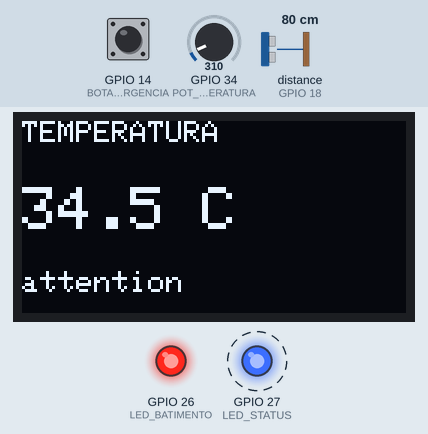
Bench run of a sketch on a simulated ESP32. On the bench: 128×64 one-colour display, output pins drawn as LEDs (lit = HIGH). Wiring (from diagram.json): ultrasonic range finder: trigger GPIO 5; echo GPIO 18. Dashed ring = blinking. The test bench sets the inputs (shaded band); at power-on: GPIO 34 (POT_TEMPERATURA) = 310, distance to the obstacle (sensor on GPIO 18) 80 cm, GPIO 14 (BOTAO_EMERGENCIA) HIGH. The echo pulse lasts 58.3 µs per cm; WiFi joins after 1.5 s; servers stay silent unless stated; random numbers use the default seed unless the sketch sets one; no MQTT or app messages arrive unless stated; pins used as bus, display or sensor lines are not drawn; what the sketch prints to the serial monitor is not drawn.

Above: at 2.8 s.
2.9 s: GPIO 34 (POT_TEMPERATURA) set to 845
At 3.28 s:
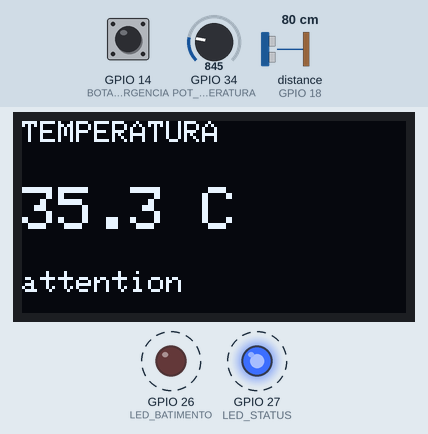
5.3 s: GPIO 34 (POT_TEMPERATURA) set to 985
At 7.77 s:
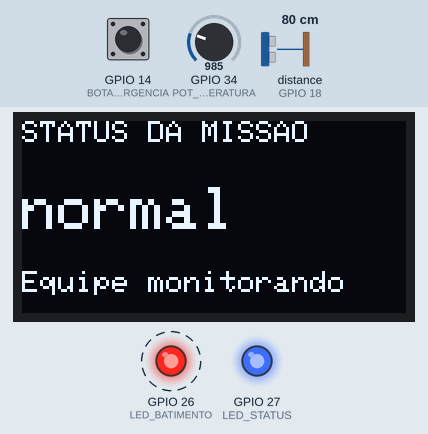
8.3 s: distance to the obstacle (sensor on GPIO 18) set to 145 cm
At 10.6 s:
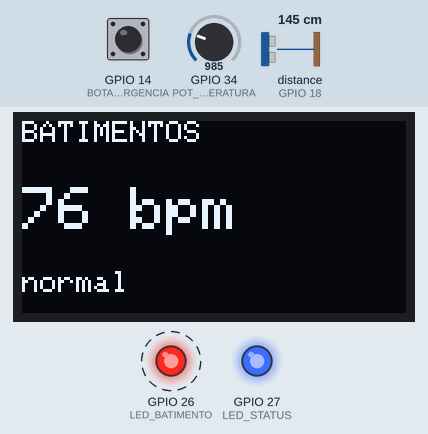
11.3 s: distance to the obstacle (sensor on GPIO 18) set to 156 cm
At 12.73 s:
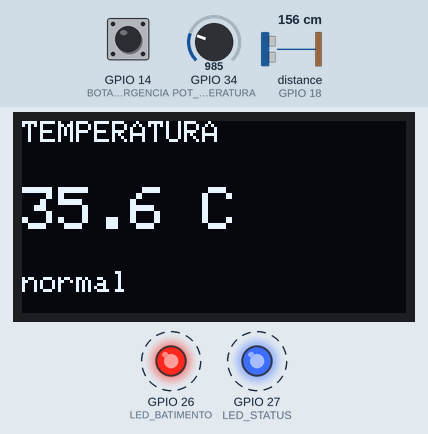
14.0 s: distance to the obstacle (sensor on GPIO 18) set to 250 cm
At 16.77 s:
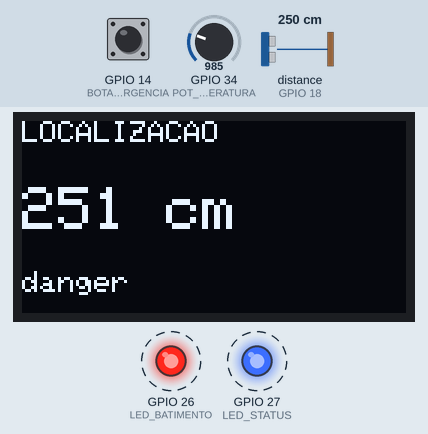
17.0 s: GPIO 14 (BOTAO_EMERGENCIA) pulled LOW for 3.2 s
At 18.33 s:
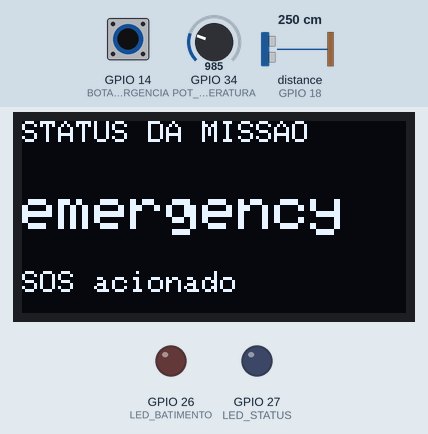
Timing chart, 0 to 29.4 s (numbered marks = the images above; inputs shaded):
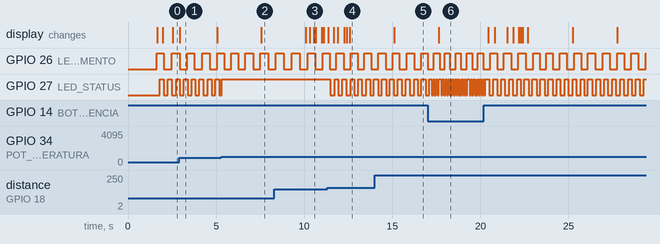

Measured:
- the behaviour switches between 913 and 914 on GPIO 34 (POT_TEMPERATURA) (found by bisection; images 1 and 2)
- the behaviour switches between 150 and 151 cm on distance to the obstacle (sensor on GPIO 18) (found by bisection; images 3 and 4)
- after the input at 11.3 s, GPIO 27 (LED_STATUS): alternates HIGH for 0.21 s and LOW for 0.24 s, starting after 0.18 s

The sketch:

sketch.ino
```cpp
#include <WiFi.h>
#include <WebServer.h>
#include <PubSubClient.h>
#include <ArduinoJson.h>
#include <Wire.h>
#include <Adafruit_GFX.h>
#include <Adafruit_SSD1306.h>

// =========================
// CONFIGURACAO DO WIFI
// =========================
#define WIFI_SSID "Wokwi-GUEST"
#define WIFI_PASSWORD ""

// =========================
// CONFIGURACAO DO DISPLAY OLED
// =========================
#define SCREEN_WIDTH 128
#define SCREEN_HEIGHT 64
#define OLED_RESET -1
#define OLED_ADDRESS 0x3C

Adafruit_SSD1306 display(SCREEN_WIDTH, SCREEN_HEIGHT, &Wire, OLED_RESET);
WiFiClient espClient;
PubSubClient mqttClient(espClient);
WebServer server(80);

// =========================
// CONFIGURACAO MQTT
// =========================
const char* MQTT_BROKER = "broker.hivemq.com";
const int MQTT_PORT = 1883;
const char* MQTT_CLIENT_ID = "astroband-mission-kit-001";
const char* TOPIC_STATUS = "fiap/iot/astroband/status";
const char* TOPIC_TELEMETRIA = "fiap/iot/astroband/telemetria";

// =========================
// PINOS DO CIRCUITO
// =========================
const int POT_TEMPERATURA = 34;
const int TRIG_PIN = 5;
const int ECHO_PIN = 18;
const int BOTAO_EMERGENCIA = 14;
const int LED_BATIMENTO = 26;
const int LED_STATUS = 27;
const int OLED_SDA = 21;
const int OLED_SCL = 22;

// =========================
// REGRAS DA SIMULACAO
// =========================
const float TEMP_MIN = 34.0;
const float TEMP_MAX = 40.5;
const float TEMP_ALERTA = 38.0;
const int DISTANCIA_SEGURA_CM = 150;
const int DISTANCIA_ALERTA_CM = 220;
const unsigned long INTERVALO_API_LOG = 3000;
const unsigned long INTERVALO_OLED = 2500;
const unsigned long INTERVALO_MQTT = 2000;

unsigned long ultimoLogApi = 0;
unsigned long ultimoPiscaBatimento = 0;
unsigned long ultimaTrocaTela = 0;
unsigned long ultimoEnvioMqtt = 0;

bool estadoLedBatimento = false;
bool estadoLedStatus = false;
int telaAtual = 0;

struct TelemetriaAstroBand {
  int heartbeat;
  float temperature;
  int distance;
  bool emergency;
  String missionStatus;
};

// =========================
// FUNCOES DE APOIO
// =========================
float mapFloat(float valor, float inMin, float inMax, float outMin, float outMax) {
  return (valor - inMin) * (outMax - outMin) / (inMax - inMin) + outMin;
}

void adicionarCors() {
  server.sendHeader("Access-Control-Allow-Origin", "*");
  server.sendHeader("Access-Control-Allow-Methods", "GET, OPTIONS");
  server.sendHeader("Access-Control-Allow-Headers", "Content-Type");
}

void enviarJson(const JsonDocument& doc) {
  String payload;
  serializeJson(doc, payload);
  adicionarCors();
  server.send(200, "application/json", payload);
}

// =========================
// CONEXAO WIFI
// =========================
void conectarWifi() {
  Serial.print("Conectando ao WiFi");
  WiFi.begin(WIFI_SSID, WIFI_PASSWORD, 6);

  while (WiFi.status() != WL_CONNECTED) {
    delay(300);
    Serial.print(".");
  }

  Serial.println(" conectado!");
  Serial.print("IP do ESP32: ");
  Serial.println(WiFi.localIP());
}

void conectarMqtt() {
  while (!mqttClient.connected()) {
    Serial.print("Conectando ao broker MQTT...");

    String clientId = String(MQTT_CLIENT_ID) + "-" + String(random(1000, 9999));

    if (mqttClient.connect(clientId.c_str())) {
      Serial.println(" conectado!");
      mqttClient.publish(TOPIC_STATUS, "{\"status\":\"online\",\"device\":\"ASTROBAND-001\"}", true);
    } else {
      Serial.print(" falhou, rc=");
      Serial.print(mqttClient.state());
      Serial.println(" tentando novamente em 2 segundos");
      delay(2000);
    }
  }
}

// =========================
// LEITURA DOS SENSORES
// =========================
float lerTemperatura() {
  int leitura = analogRead(POT_TEMPERATURA);
  float temperatura = mapFloat(leitura, 0, 4095, TEMP_MIN, TEMP_MAX);
  return round(temperatura * 10.0) / 10.0;
}

int lerDistanciaCm() {
  digitalWrite(TRIG_PIN, LOW);
  delayMicroseconds(2);
  digitalWrite(TRIG_PIN, HIGH);
  delayMicroseconds(10);
  digitalWrite(TRIG_PIN, LOW);

  long duracao = pulseIn(ECHO_PIN, HIGH, 30000);

  if (duracao == 0) {
    return 0;
  }

  return duracao / 58;
}

bool lerEmergencia() {
  return digitalRead(BOTAO_EMERGENCIA) == LOW;
}

int simularBatimentos(float temperatura, int distancia, bool emergencia) {
  int batimentos = 72 + random(-5, 6);

  if (temperatura >= TEMP_ALERTA) {
    batimentos += 18;
  }

  if (distancia > DISTANCIA_SEGURA_CM) {
    batimentos += 8;
  }

  if (emergencia) {
    batimentos += 22;
  }

  return constrain(batimentos, 55, 135);
}

String classificarBatimentos(int heartbeat) {
  if (heartbeat < 60) {
    return "attention";
  }

  if (heartbeat <= 100) {
    return "normal";
  }

  if (heartbeat <= 120) {
    return "attention";
  }

  return "critical";
}

String classificarTemperatura(float temperatura) {
  if (temperatura >= TEMP_ALERTA) {
    return "critical";
  }

  if (temperatura < 35.5) {
    return "attention";
  }

  return "normal";
}

String classificarLocalizacao(int distancia) {
  if (distancia == 0) {
    return "unknown";
  }

  if (distancia <= DISTANCIA_SEGURA_CM) {
    return "safe";
  }

  if (distancia <= DISTANCIA_ALERTA_CM) {
    return "attention";
  }

  return "danger";
}

String classificarMissao(const TelemetriaAstroBand& dados) {
  if (dados.emergency) {
    return "emergency";
  }

  if (classificarTemperatura(dados.temperature) == "critical" ||
      classificarBatimentos(dados.heartbeat) == "critical" ||
      classificarLocalizacao(dados.distance) == "danger") {
    return "critical";
  }

  if (classificarTemperatura(dados.temperature) == "attention" ||
      classificarBatimentos(dados.heartbeat) == "attention" ||
      classificarLocalizacao(dados.distance) == "attention") {
    return "attention";
  }

  return "normal";
}

TelemetriaAstroBand lerTelemetria() {
  TelemetriaAstroBand dados;
  dados.temperature = lerTemperatura();
  dados.distance = lerDistanciaCm();
  dados.emergency = lerEmergencia();
  dados.heartbeat = simularBatimentos(dados.temperature, dados.distance, dados.emergency);
  dados.missionStatus = classificarMissao(dados);
  return dados;
}

// =========================
// ATUADORES LOCAIS
// =========================
void atualizarLedBatimento(int heartbeat) {
  unsigned long intervalo = 60000UL / max(heartbeat, 1) / 2;

  if (millis() - ultimoPiscaBatimento >= intervalo) {
    ultimoPiscaBatimento = millis();
    estadoLedBatimento = !estadoLedBatimento;
    digitalWrite(LED_BATIMENTO, estadoLedBatimento ? HIGH : LOW);
  }
}

void atualizarLedStatus(const String& statusMissao) {
  if (statusMissao == "normal") {
    digitalWrite(LED_STATUS, HIGH);
    return;
  }

  unsigned long intervalo = statusMissao == "emergency" ? 180 : 450;

  if (millis() % intervalo < intervalo / 2) {
    estadoLedStatus = true;
  } else {
    estadoLedStatus = false;
  }

  digitalWrite(LED_STATUS, estadoLedStatus ? HIGH : LOW);
}

// =========================
// INTERFACE OLED
// =========================
void imprimirLinha(int y, const String& texto, int tamanho = 1) {
  display.setTextSize(tamanho);
  display.setTextColor(SSD1306_WHITE);
  display.setCursor(0, y);
  display.println(texto);
}

void atualizarOLED(const TelemetriaAstroBand& dados) {
  if (millis() - ultimaTrocaTela >= INTERVALO_OLED) {
    ultimaTrocaTela = millis();
    telaAtual = (telaAtual + 1) % 4;
  }

  display.clearDisplay();

  if (telaAtual == 0) {
    imprimirLinha(0, "BATIMENTOS", 1);
    imprimirLinha(22, String(dados.heartbeat) + " bpm", 2);
    imprimirLinha(50, classificarBatimentos(dados.heartbeat), 1);
  } else if (telaAtual == 1) {
    imprimirLinha(0, "TEMPERATURA", 1);
    imprimirLinha(22, String(dados.temperature, 1) + " C", 2);
    imprimirLinha(50, classificarTemperatura(dados.temperature), 1);
  } else if (telaAtual == 2) {
    imprimirLinha(0, "LOCALIZACAO", 1);
    imprimirLinha(22, String(dados.distance) + " cm", 2);
    imprimirLinha(50, classificarLocalizacao(dados.distance), 1);
  } else {
    imprimirLinha(0, "STATUS DA MISSAO", 1);
    imprimirLinha(22, dados.missionStatus, 2);
    imprimirLinha(50, dados.emergency ? "SOS acionado" : "Equipe monitorando", 1);
  }

  display.display();
}

// =========================
// API REST
// =========================
void handleHeartbeat() {
  TelemetriaAstroBand dados = lerTelemetria();

  StaticJsonDocument<128> doc;
  doc["heartbeat"] = dados.heartbeat;
  doc["status"] = classificarBatimentos(dados.heartbeat);

  enviarJson(doc);
}

void handleTemperature() {
  TelemetriaAstroBand dados = lerTelemetria();

  StaticJsonDocument<128> doc;
  doc["temperature"] = dados.temperature;
  doc["status"] = classificarTemperatura(dados.temperature);

  enviarJson(doc);
}

void handleLocation() {
  TelemetriaAstroBand dados = lerTelemetria();

  StaticJsonDocument<128> doc;
  doc["distance"] = dados.distance;
  doc["status"] = classificarLocalizacao(dados.distance);

  enviarJson(doc);
}

void handleAstronaut() {
  TelemetriaAstroBand dados = lerTelemetria();

  StaticJsonDocument<256> doc;
  doc["heartbeat"] = dados.heartbeat;
  doc["temperature"] = dados.temperature;
  doc["distance"] = dados.distance;
  doc["emergency"] = dados.emergency;
  doc["status"] = dados.missionStatus;

  enviarJson(doc);
}

void handleRoot() {
  StaticJsonDocument<256> doc;
  doc["project"] = "AstroBand";
  doc["message"] = "API REST online";
  doc["endpoints"][0] = "/heartbeat";
  doc["endpoints"][1] = "/temperature";
  doc["endpoints"][2] = "/location";
  doc["endpoints"][3] = "/astronaut";

  enviarJson(doc);
}

void handleNotFound() {
  adicionarCors();

  if (server.method() == HTTP_OPTIONS) {
    server.send(204);
    return;
  }

  server.send(404, "application/json", "{\"error\":\"endpoint not found\"}");
}

void publicarMqtt(const TelemetriaAstroBand& dados) {
  StaticJsonDocument<256> doc;
  doc["device"] = "ASTROBAND-001";
  doc["astronaut"] = "Astronauta A-01";
  doc["heartbeat"] = dados.heartbeat;
  doc["temperature"] = dados.temperature;
  doc["distance"] = dados.distance;
  doc["emergency"] = dados.emergency;
  doc["status"] = dados.missionStatus;
  doc["millis"] = millis();

  char payload[256];
  serializeJson(doc, payload);

  mqttClient.publish(TOPIC_TELEMETRIA, payload);

  Serial.println("Telemetria MQTT publicada:");
  Serial.println(payload);
}

void configurarRotas() {
  server.on("/", HTTP_GET, handleRoot);
  server.on("/heartbeat", HTTP_GET, handleHeartbeat);
  server.on("/temperature", HTTP_GET, handleTemperature);
  server.on("/location", HTTP_GET, handleLocation);
  server.on("/astronaut", HTTP_GET, handleAstronaut);
  server.onNotFound(handleNotFound);
  server.begin();
}

// =========================
// SETUP
// =========================
void setup() {
  Serial.begin(115200);
  randomSeed(analogRead(35));

  pinMode(TRIG_PIN, OUTPUT);
  pinMode(ECHO_PIN, INPUT);
  pinMode(BOTAO_EMERGENCIA, INPUT_PULLUP);
  pinMode(LED_BATIMENTO, OUTPUT);
  pinMode(LED_STATUS, OUTPUT);

  Wire.begin(OLED_SDA, OLED_SCL);

  if (!display.begin(SSD1306_SWITCHCAPVCC, OLED_ADDRESS)) {
    Serial.println("Falha ao iniciar OLED SSD1306");
  }

  display.clearDisplay();
  imprimirLinha(0, "AstroBand", 2);
  imprimirLinha(28, "Inicializando", 1);
  display.display();

  conectarWifi();
  configurarRotas();
  mqttClient.setServer(MQTT_BROKER, MQTT_PORT);
  mqttClient.setBufferSize(512);
  conectarMqtt();

  Serial.println("API REST AstroBand online.");
  Serial.println("Use os endpoints: /heartbeat, /temperature, /location, /astronaut");
  Serial.println("Dashboard Wokwi: use MQTT automatico no navegador.");
}

// =========================
// LOOP PRINCIPAL
// =========================
void loop() {
  TelemetriaAstroBand dados = lerTelemetria();

  if (!mqttClient.connected()) {
    conectarMqtt();
  }

  mqttClient.loop();
  server.handleClient();
  atualizarLedBatimento(dados.heartbeat);
  atualizarLedStatus(dados.missionStatus);
  atualizarOLED(dados);

  if (millis() - ultimoEnvioMqtt >= INTERVALO_MQTT) {
    ultimoEnvioMqtt = millis();
    publicarMqtt(dados);
  }

  if (millis() - ultimoLogApi >= INTERVALO_API_LOG) {
    ultimoLogApi = millis();
    Serial.print("AstroBand | bpm: ");
    Serial.print(dados.heartbeat);
    Serial.print(" | temp: ");
    Serial.print(dados.temperature);
    Serial.print(" C | distancia: ");
    Serial.print(dados.distance);
    Serial.print(" cm | emergencia: ");
    Serial.print(dados.emergency ? "sim" : "nao");
    Serial.print(" | status: ");
    Serial.println(dados.missionStatus);
  }
}
```
